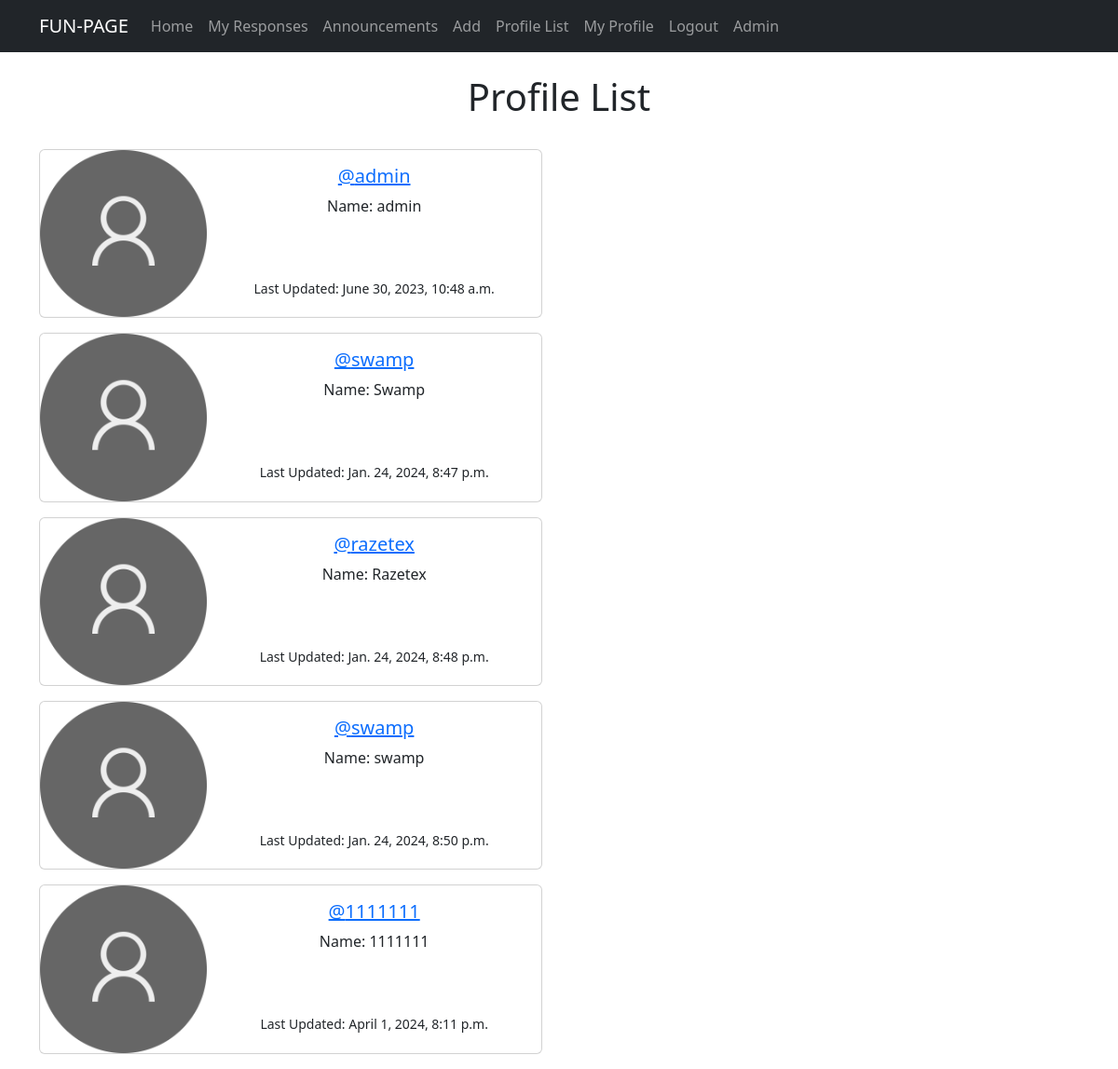
Page /profile_list/ (signed in) on the committed database.
### fun/models.py (models this page shows, shortened)
class Profile(models.Model):
    user = models.OneToOneField(User, on_delete=models.CASCADE)
    follows = models.ManyToManyField("self",
                                     related_name="followed_by",
                                     symmetrical=False,
                                     blank=True)
    date_modified = models.DateTimeField(User, auto_now=True)
    comments = models.ManyToManyField(Comment,
                                       related_name="commented_by",
                                       blank=True)

### fun/views.py (the view)
# urls.py: path('profile_list/', views.profile_list, name='profile_list'),
def profile_list(request):
    if request.user.is_authenticated:
        profiles = Profile.objects.exclude(user=request.user)
        return render(request, 'profile_list.html', {"profiles": profiles})
    else:
        messages.success(request, ("You must be logged in to view this page."))
        return redirect('home')

### templates/profile_list.html
{% extends 'flatpages/default.html' %}
{% load static %}
{% block content %}
<h1> Profile List</h1>
<br/>
{% if profiles %}
    {% for profile in profiles %}
<div class="card mb-3" style="max-width: 540px;">
  <div class="row g-0">
    <div class="col-md-4">
      <img src="{% static 'images/default_profile_image.png' %}" class="img-fluid rounded-start" alt="Profile img"></img>
    </div>
    <div class="col-md-8">
      <div class="card-body">
        <h5 class="card-title"><a href="{% url 'profile' profile.user.pk %}">@{{ profile.user.username|lower}}</a></h5>
        <p class="card-text">Name: {{ profile.user.username}}</p> <br/> <br/>
        <p class="card-text"><small class="text-body-secondary">Last Updated: {{ profile.date_modified}}</small></p>
      </div>
    </div>
  </div>
</div>
  {% endfor %}
{% endif %}
{% endblock content %}

### templates/flatpages/default.html (shortened to what this page needs)
<!DOCTYPE html>
<html lang="en">
    <head>
        {% load static %}
        <link href="{% static 'css/styles.css' %}" rel="stylesheet" />
    </head>
    <body>
        <nav class="navbar navbar-expand-lg navbar-dark bg-dark static-top">
       <div class="container">
           <a class="navbar-brand" href="">FUN-PAGE</a>
           <div class="collapse navbar-collapse" id="navbarResponsive">
               <ul class="navbar-nav ml-auto">
                   {% if user.is_authenticated %}
                   <li class="nav-item active">
                       <a class="nav-link" href="/home/">Home
                       </a>
                   <li class="nav-item">
                       <a class="nav-link" href="{% url 'my_responses' %}"> My Responses </a>
                   </li>
                   </li>
                   <li class="nav-item">
                       <a class="nav-link" href="/ads/"> Announcements</a>
                   </li>
                    <li class="nav-item">
                       <a class="nav-link" href="/ads_form/"> Add </a>
                   </li>
                   <li class="nav-item">
                       <a class="nav-link" href="/profile_list/"> Profile List </a>
                   </li>
                   <li class="nav-item">
                       <a class="nav-link" href="{% url 'profile' request.user.id %}"> My Profile </a>
                   </li>
                   <li class="nav-item">
                       <a class="nav-link" href="/logout/">Logout</a>
                   </li>
                   {% endif %}
                   <li class="nav-item">
                       <a class="nav-link" href="/admin/">Admin</a>
                   </li>
               </ul>
           </div>
       </div>
    </nav>
        <div class="container">
            <br/>
           <div class="row">
               <div class="col-lg-12 text-center">
                   {% block content %}{% endblock content %}
               </div>
           </div>
        </div>
    </body>
</html>

### rows in the picture
Profile: user.username "admin", date_modified "June 30, 2023, 10:48 a.m."
Profile: user.username "swamp", user.username "Swamp", date_modified "Jan. 24, 2024, 8:47 p.m."
Profile: user.username "razetex", user.username "Razetex", date_modified "Jan. 24, 2024, 8:48 p.m."
Profile: user.username "swamp", date_modified "Jan. 24, 2024, 8:50 p.m."
Profile: user.username "1111111", date_modified "April 1, 2024, 8:11 p.m."
